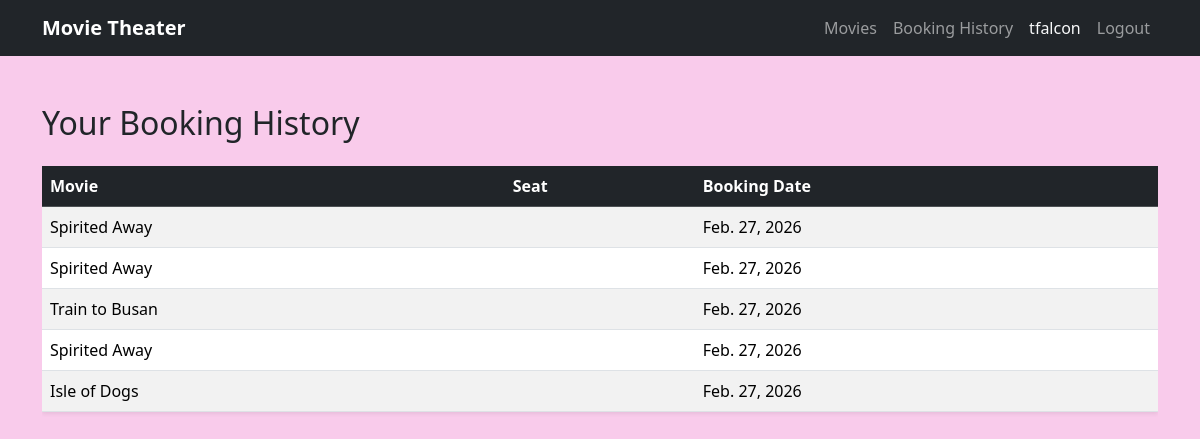
Before: /history/ (signed in) with the older database file.
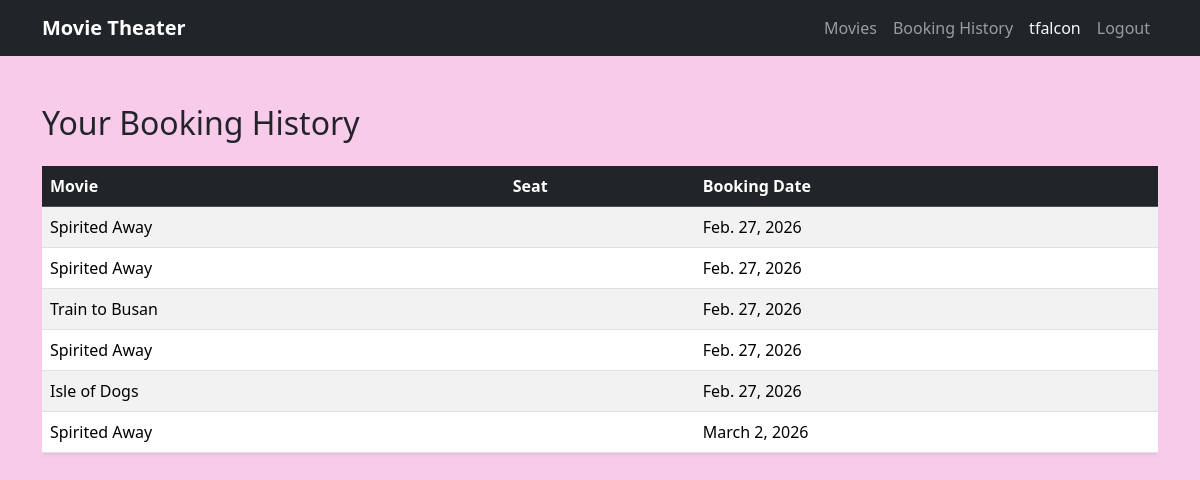
After: the same page with the newer database file.
### bookings/models.py (models this page shows)
class Booking(models.Model):
    movie = models.ForeignKey(Movie, on_delete=models.CASCADE)
    seat = models.ForeignKey(Seat, on_delete=models.CASCADE)
    user = models.ForeignKey(User, on_delete=models.CASCADE)
    booking_date = models.DateField(auto_now_add=True)

class Movie(models.Model):
    title = models.CharField(max_length=MAX_CHAR_LENGTH)
    description = models.TextField(max_length=MAX_CHAR_DESCRIPTION_LENGTH)
    release_date = models.DateField()
    duration = models.FloatField()

### bookings/views.py (the view)
# urls.py: path('history/', views.booking_history, name='booking_history'),
def booking_history(request):
    bookings = Booking.objects.filter(user=request.user)
    return render(request, "bookings/booking_history.html", {"bookings": bookings})

### bookings/templates/bookings/booking_history.html (shortened to what this page needs)
{% extends "bookings/base.html" %}
{% block content %}
<h2 class="mb-4">Your Booking History</h2>
{% if bookings %}
    <div class="table-responsive">
        <table class="table table-striped table-hover shadow-sm">
            <thead class="table-dark">
                <tr>
                    <th>Movie</th>
                    <th>Seat</th>
                    <th>Booking Date</th>
                </tr>
            </thead>
            <tbody>
                {% for booking in bookings %}
                <tr>
                    <td>{{ booking.movie.title }}</td>
                    <td>{{ booking.seat.seat_number }}</td>
                    <td>{{ booking.booking_date }}</td>
                </tr>
                {% endfor %}
            </tbody>
        </table>
    </div>
{% else %}
    <div class="alert alert-info">
        You have no bookings yet.
    </div>
{% endif %}
{% endblock %}

Changed rows visible on the page:
added Booking: movie "Spirited Away", booking_date "March 2, 2026"
